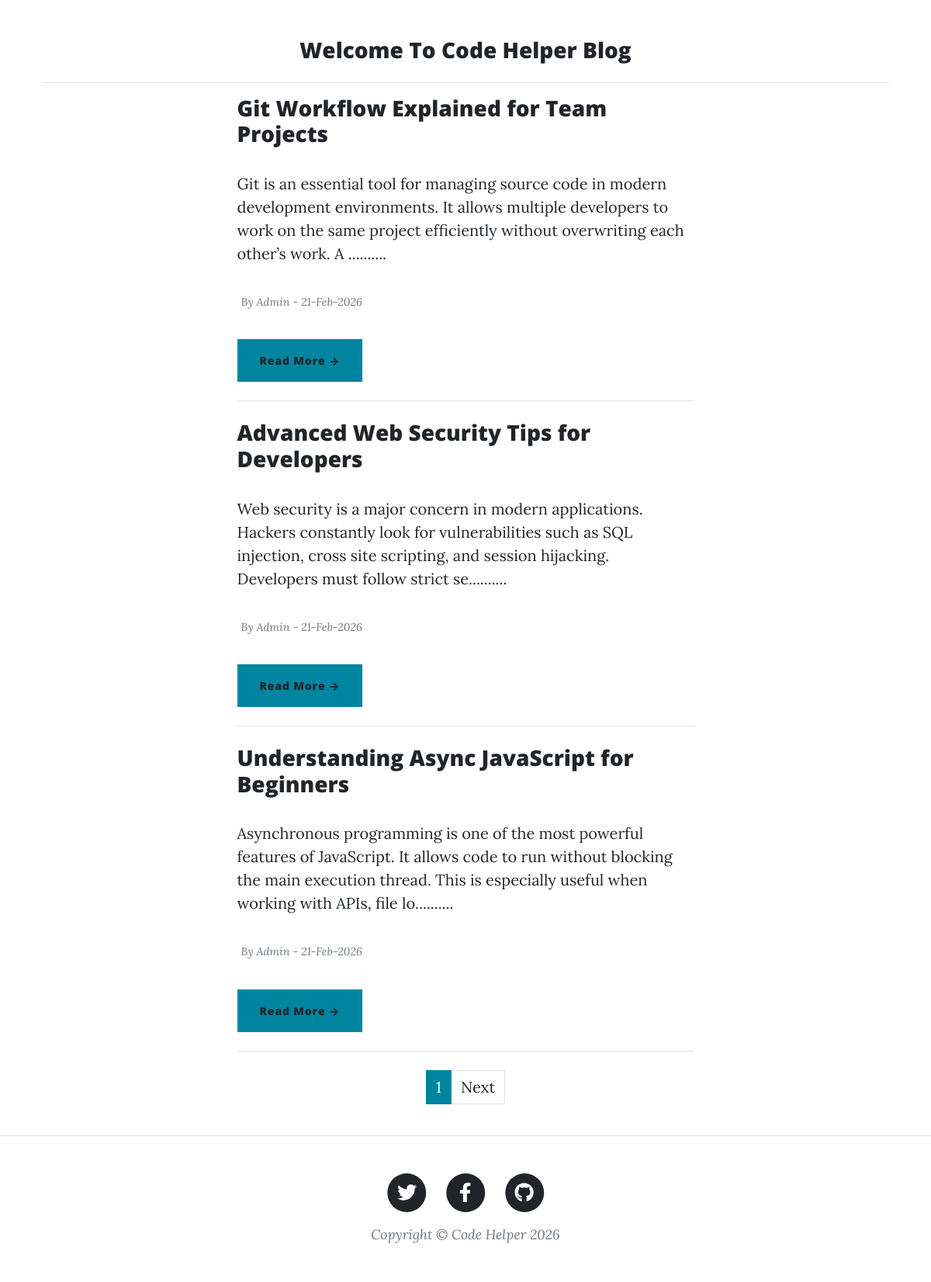
Screenshot of /blog.php with the database file from the repository.
### tables this page shows
CREATE TABLE tbl_posts (
    id INT AUTO_INCREMENT PRIMARY KEY,
    post_header VARCHAR(255),
    post_title VARCHAR(255),
    post_content TEXT,
    post_author VARCHAR(100),
    post_slug VARCHAR(255),
    post_date DATETIME DEFAULT CURRENT_TIMESTAMP
);

### config.php (called while the page is built, shortened)
<?php
$sitename = "Code Helper";
?>

### blog.php (the view, shortened to what this page needs)
<?php
include('config.php');
?>
<!DOCTYPE html>
<html lang="en">
<head>
<link href="css/styles.css" rel="stylesheet" />
</head>
<body>
<?php
include('navbar.php');
?>
<div class="container px-4 px-lg-5 mt-4">
<div class="row gx-4 gx-lg-5 justify-content-center">
<h3 class="text-center mb-4 mt-4">Welcome To <?php echo $sitename; ?> Blog</h3>
<hr />
<div class="col-md-10 col-lg-8 col-xl-7">
<?php
$result_per_page = 3;
if (isset($_GET["page"])) {
$page = $_GET["page"];
} else {
$page = 1;
}
$start_from = ($page-1) * $result_per_page;
$sql = "SELECT * FROM tbl_posts ORDER BY id DESC LIMIT $start_from,$result_per_page";
$query = $conn->query($sql);
while ($data = $query->fetch_assoc()) {
$title = $data['post_title'];
$content = substr($data['post_content'], 0, 200);
$author = $data['post_author'];
$slug = $data['post_slug'];
$date = date_create($data['post_date']);
$df = date_format($date, "d-M-Y");
echo "<div class='post-preview'>
<h3>
$title
</h3>
<p class='post-subtitle'>
$content..........
</p>
<p class='post-meta'>
By $author - $df
</p>
<a class='btn btn-primary' href='blogpost.php?post=$slug'>Read More →</a>
</div><hr class='my-4'>";
}
?>
<?php
$psql = "SELECT COUNT(*) FROM tbl_posts";
$rs_result = $conn->query($psql);
$row = $rs_result->fetch_row();
$total_rec = $row[0];
$total_pages = ceil($total_rec / $result_per_page);
$pagLink = "";
echo "<div class = 'd-flex justify-content-center mb-4'><nav><ul class='pagination'>";
for ($i = 1; $i < $total_pages; $i++) {
if ($i == $page) {
$pagLink .= "<li class='page-item active'><a class='page-link' href='blog.php?page=$i'>$i</a></li>";
} else {
$pagLink .= "<li class='page-item'><a class='page-link' href='blog.php?page=$i'>$i</a></li>";
}
}
echo $pagLink;
if ($page < $total_pages) {
$pa = $page+1;
echo"
<li class='page-item'><a class='page-link' href='blog.php?page=$pa'>Next</a></li>";
}
echo"</ul>
</nav>
</div>"; ?>
</div>
</div>
</div>
<?php
include('footer.php');
?>
</body>
</html>

### rows the page displays
tbl_posts: post_title "Git Workflow Explained for Team Projects", post_content "Git is an essential tool for managing source code in modern development environments. It allows multiple developers to work on the same project efficiently without overwriting each other’s work. A", post_author "Admin", post_date "21-Feb-2026"
tbl_posts: post_title "Advanced Web Security Tips for Developers", post_content "Web security is a major concern in modern applications. Hackers constantly look for vulnerabilities such as SQL injection, cross site scripting, and session hijacking. Developers must follow strict se", post_author "Admin", post_date "21-Feb-2026"
tbl_posts: post_title "Understanding Async JavaScript for Beginners", post_content "Asynchronous programming is one of the most powerful features of JavaScript. It allows code to run without blocking the main execution thread. This is especially useful when working with APIs, file lo", post_author "Admin", post_date "21-Feb-2026"

### other values shown
$sitename "Code Helper"
